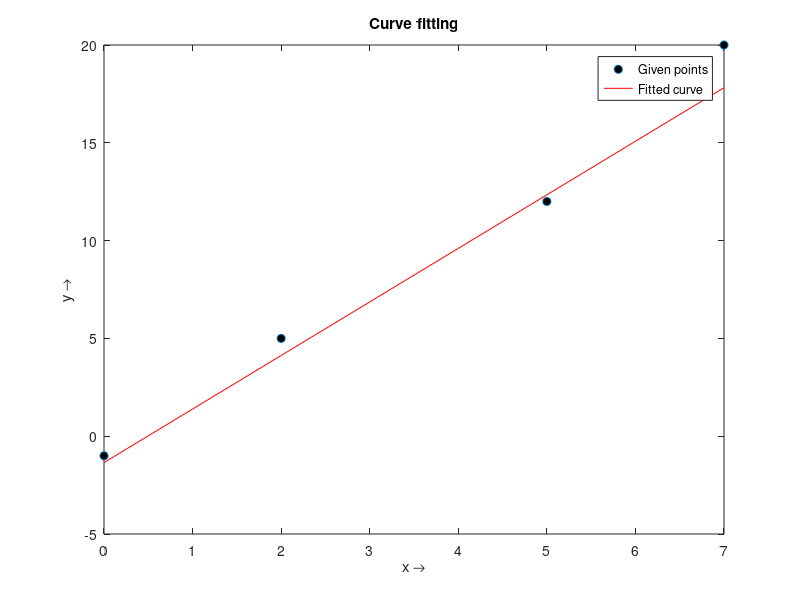

The MATLAB source for this figure:
clear;
x = [0 2 5 7];
y = [-1 5 12 20];
w = [1 1 10 1];
d = 1; %degree of polynomial

plot(x,y,'o','MarkerFaceColor','k');
title('Curve fitting');
xlabel('x \rightarrow');
ylabel('y \rightarrow');

hold on;


n = length(x);

table = zeros(n,3*d+1);
for i = 1:2*d
    table(:,i) = w.*x.^(i);
end
for i = 1:d+1
    table(:,2*d+i) = w.*y.*x.^(i-1);
end

fprintf('Column sequence is wx wx^2...wy wyx wyx^2...\n');
disp(table);
fprintf('Summation is given in the augmented matrix\n\n');
A = zeros(d+1,d+1);
B = zeros(d+1,1);
for i = 1:d+1
    for j = 1:d+1
        A(i,j) = sum(w.*x.^(i+j-2));
    end
    B(i,1) = sum(w.*y.*x.^(i-1));
end


[m,n] = size(A);

%Check to be square
if m~=n
    disp('Matrix must be square.');
else
    aug = [A B];
    disp('Augmented Matrix: ');
    disp(aug);
    
    %For Upper Triangular Matrix
    for k = 1:n-1
               
        for i = k+1:n
            factor = aug(i,k)/aug(k,k);
            for j = k:n+1
                aug(i,j) = aug(i,j) - factor*aug(k,j);
            end
        end
        fprintf('Eliminating x%d\n',k);
        disp(aug);
    end
    % Backward subsitution
    sol = zeros(n,1);
    sol(n) = aug(n,n+1)/aug(n,n);
    for i = n-1:-1:1
        sum = 0;
        for j = i+1:n
            sum = sum + aug(i,j)*sol(j);
        end
        sol(i) = (aug(i,n+1)-sum)/aug(i,i);
    end
    
    
    

disp('x = ');

disp(sol);
end

g = @(x) polyval(sol(end:-1:1),x);
fplot(g,[min(x) max(x)],'r');
legend('Given points','Fitted curve');